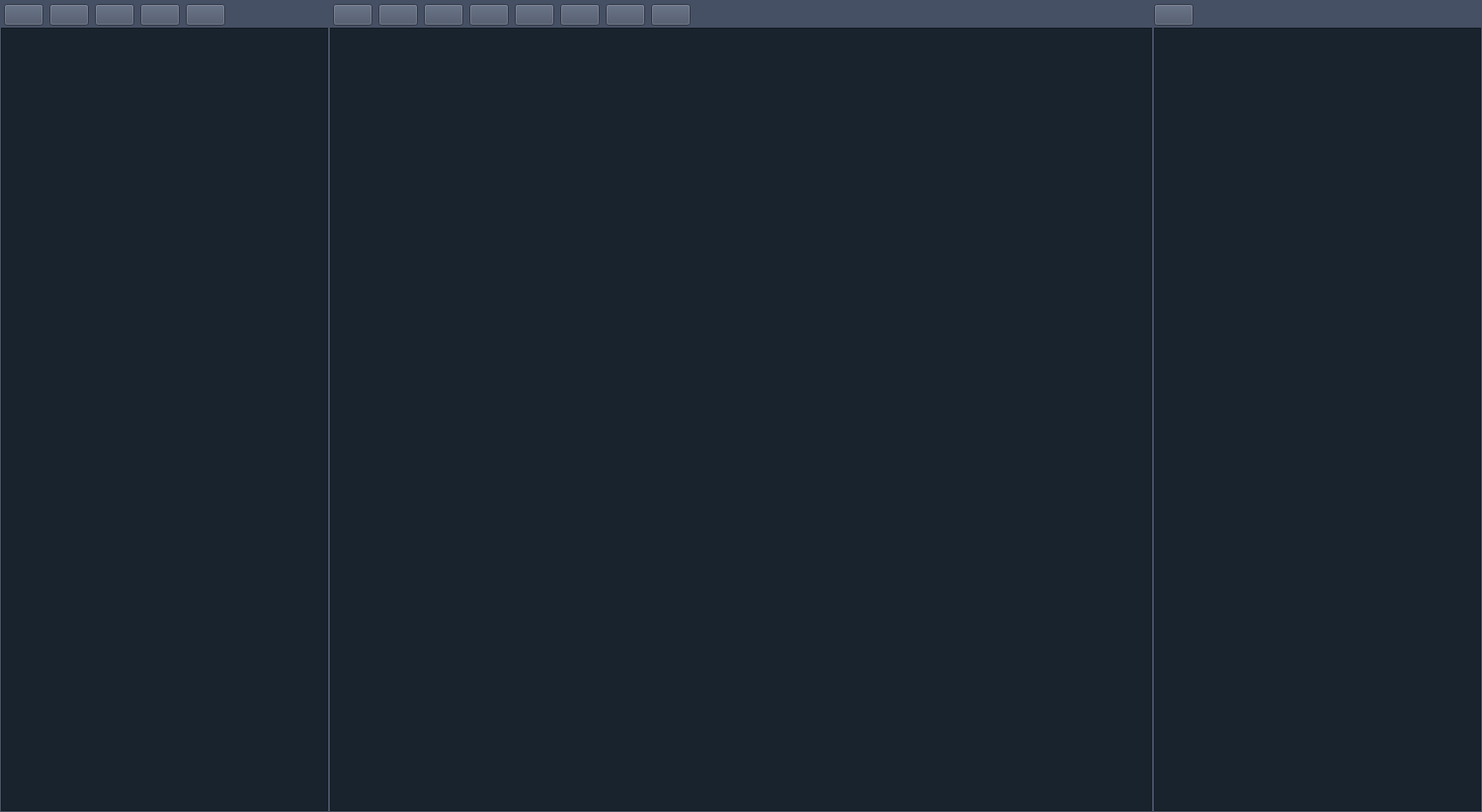
<?xml version="1.0" encoding="UTF-8"?>
<ui version="4.0">
 <class>CellRevisingWidget</class>
 <widget class="QWidget" name="CellRevisingWidget">
  <property name="geometry">
   <rect>
    <x>0</x>
    <y>0</y>
    <width>1500</width>
    <height>822</height>
   </rect>
  </property>
  <property name="windowTitle">
   <string>CellRevisingWidget</string>
  </property>
  <property name="styleSheet">
   <string notr="true">color: rgb(255, 255, 255);
background-color: rgb(25, 35, 45);
font: 9pt &quot;Microsoft YaHei&quot;;</string>
  </property>
  <layout class="QVBoxLayout" name="verticalLayout">
   <property name="spacing">
    <number>1</number>
   </property>
   <property name="leftMargin">
    <number>0</number>
   </property>
   <property name="topMargin">
    <number>0</number>
   </property>
   <property name="rightMargin">
    <number>0</number>
   </property>
   <property name="bottomMargin">
    <number>0</number>
   </property>
   <item>
    <layout class="QHBoxLayout" name="Revising_horizontalLayout">
     <property name="spacing">
      <number>0</number>
     </property>
     <property name="sizeConstraint">
      <enum>QLayout::SetDefaultConstraint</enum>
     </property>
     <property name="bottomMargin">
      <number>0</number>
     </property>
     <item>
      <widget class="QFrame" name="RevisingWidget">
       <property name="sizePolicy">
        <sizepolicy hsizetype="Preferred" vsizetype="Preferred">
         <horstretch>2</horstretch>
         <verstretch>0</verstretch>
        </sizepolicy>
       </property>
       <property name="minimumSize">
        <size>
         <width>0</width>
         <height>0</height>
        </size>
       </property>
       <property name="styleSheet">
        <string notr="true">QFrame#RevisingWidget {
	border: 1px solid rgb(70,80,100);
}</string>
       </property>
       <property name="frameShape">
        <enum>QFrame::StyledPanel</enum>
       </property>
       <property name="frameShadow">
        <enum>QFrame::Raised</enum>
       </property>
       <layout class="QVBoxLayout" name="verticalLayout_4">
        <property name="spacing">
         <number>6</number>
        </property>
        <property name="leftMargin">
         <number>0</number>
        </property>
        <property name="topMargin">
         <number>0</number>
        </property>
        <property name="rightMargin">
         <number>0</number>
        </property>
        <property name="bottomMargin">
         <number>0</number>
        </property>
        <item>
         <layout class="QVBoxLayout" name="verticalLayout_3">
          <property name="spacing">
           <number>0</number>
          </property>
          <property name="leftMargin">
           <number>0</number>
          </property>
          <item>
           <widget class="QWidget" name="widget" native="true">
            <property name="sizePolicy">
             <sizepolicy hsizetype="Expanding" vsizetype="Expanding">
              <horstretch>0</horstretch>
              <verstretch>0</verstretch>
             </sizepolicy>
            </property>
            <property name="styleSheet">
             <string notr="true">background-color: rgb(70, 80, 100);</string>
            </property>
            <layout class="QHBoxLayout" name="horizontalLayout_2">
             <property name="leftMargin">
              <number>3</number>
             </property>
             <property name="topMargin">
              <number>3</number>
             </property>
             <property name="rightMargin">
              <number>0</number>
             </property>
             <property name="bottomMargin">
              <number>2</number>
             </property>
             <item>
              <widget class="QPushButton" name="open_file_button">
               <property name="text">
                <string/>
               </property>
              </widget>
             </item>
             <item>
              <widget class="QPushButton" name="save_pos_button">
               <property name="text">
                <string/>
               </property>
              </widget>
             </item>
             <item>
              <widget class="QPushButton" name="set_function_button">
               <property name="text">
                <string/>
               </property>
              </widget>
             </item>
             <item>
              <widget class="QPushButton" name="filter_button">
               <property name="text">
                <string/>
               </property>
              </widget>
             </item>
             <item>
              <widget class="QPushButton" name="filter_finish_button">
               <property name="text">
                <string/>
               </property>
              </widget>
             </item>
             <item>
              <spacer name="horizontalSpacer_2">
               <property name="orientation">
                <enum>Qt::Horizontal</enum>
               </property>
               <property name="sizeHint" stdset="0">
                <size>
                 <width>40</width>
                 <height>20</height>
                </size>
               </property>
              </spacer>
             </item>
            </layout>
           </widget>
          </item>
          <item>
           <widget class="QFrame" name="RevisingWidget2">
            <property name="sizePolicy">
             <sizepolicy hsizetype="Expanding" vsizetype="Expanding">
              <horstretch>0</horstretch>
              <verstretch>1</verstretch>
             </sizepolicy>
            </property>
            <property name="minimumSize">
             <size>
              <width>0</width>
              <height>0</height>
             </size>
            </property>
            <property name="styleSheet">
             <string notr="true"/>
            </property>
            <property name="frameShape">
             <enum>QFrame::StyledPanel</enum>
            </property>
            <property name="frameShadow">
             <enum>QFrame::Raised</enum>
            </property>
            <layout class="QVBoxLayout" name="verticalLayout_16">
             <property name="leftMargin">
              <number>0</number>
             </property>
             <property name="topMargin">
              <number>0</number>
             </property>
             <property name="rightMargin">
              <number>0</number>
             </property>
             <property name="bottomMargin">
              <number>0</number>
             </property>
             <item>
              <layout class="QVBoxLayout" name="Revising_verticalLayout"/>
             </item>
            </layout>
           </widget>
          </item>
         </layout>
        </item>
       </layout>
      </widget>
     </item>
     <item>
      <widget class="QFrame" name="RevisingFrame">
       <property name="sizePolicy">
        <sizepolicy hsizetype="Preferred" vsizetype="Preferred">
         <horstretch>5</horstretch>
         <verstretch>0</verstretch>
        </sizepolicy>
       </property>
       <property name="styleSheet">
        <string notr="true">QFrame#RevisingFrame {
	border: 1px solid rgb(70,80,100);
}</string>
       </property>
       <property name="frameShape">
        <enum>QFrame::StyledPanel</enum>
       </property>
       <property name="frameShadow">
        <enum>QFrame::Raised</enum>
       </property>
       <layout class="QVBoxLayout" name="verticalLayout_5">
        <property name="leftMargin">
         <number>0</number>
        </property>
        <property name="topMargin">
         <number>0</number>
        </property>
        <property name="rightMargin">
         <number>0</number>
        </property>
        <property name="bottomMargin">
         <number>0</number>
        </property>
        <item>
         <layout class="QVBoxLayout" name="verticalLayout_2">
          <property name="spacing">
           <number>0</number>
          </property>
          <property name="leftMargin">
           <number>0</number>
          </property>
          <property name="bottomMargin">
           <number>0</number>
          </property>
          <item>
           <widget class="QWidget" name="widget_2" native="true">
            <property name="sizePolicy">
             <sizepolicy hsizetype="Expanding" vsizetype="Expanding">
              <horstretch>0</horstretch>
              <verstretch>0</verstretch>
             </sizepolicy>
            </property>
            <property name="styleSheet">
             <string notr="true">background-color: rgb(70, 80, 100);</string>
            </property>
            <layout class="QHBoxLayout" name="horizontalLayout_4">
             <property name="leftMargin">
              <number>3</number>
             </property>
             <property name="topMargin">
              <number>3</number>
             </property>
             <property name="rightMargin">
              <number>0</number>
             </property>
             <property name="bottomMargin">
              <number>2</number>
             </property>
             <item>
              <widget class="QPushButton" name="tool_xy_button">
               <property name="text">
                <string/>
               </property>
              </widget>
             </item>
             <item>
              <widget class="QPushButton" name="tool_xz_button">
               <property name="text">
                <string/>
               </property>
              </widget>
             </item>
             <item>
              <widget class="QPushButton" name="tool_yz_button">
               <property name="text">
                <string/>
               </property>
              </widget>
             </item>
             <item>
              <widget class="QPushButton" name="start_mark_button">
               <property name="text">
                <string/>
               </property>
              </widget>
             </item>
             <item>
              <widget class="QPushButton" name="clear_mark_button">
               <property name="text">
                <string/>
               </property>
              </widget>
             </item>
             <item>
              <widget class="QPushButton" name="withdraw_button">
               <property name="text">
                <string/>
               </property>
              </widget>
             </item>
             <item>
              <widget class="QPushButton" name="focal_button">
               <property name="text">
                <string/>
               </property>
              </widget>
             </item>
             <item>
              <widget class="QPushButton" name="projection_button">
               <property name="text">
                <string/>
               </property>
              </widget>
             </item>
             <item>
              <spacer name="horizontalSpacer">
               <property name="orientation">
                <enum>Qt::Horizontal</enum>
               </property>
               <property name="sizeHint" stdset="0">
                <size>
                 <width>40</width>
                 <height>20</height>
                </size>
               </property>
              </spacer>
             </item>
            </layout>
           </widget>
          </item>
          <item>
           <widget class="QFrame" name="RevisingFrame2">
            <property name="sizePolicy">
             <sizepolicy hsizetype="Expanding" vsizetype="Expanding">
              <horstretch>0</horstretch>
              <verstretch>1</verstretch>
             </sizepolicy>
            </property>
            <property name="minimumSize">
             <size>
              <width>0</width>
              <height>0</height>
             </size>
            </property>
            <property name="styleSheet">
             <string notr="true"/>
            </property>
            <property name="frameShape">
             <enum>QFrame::StyledPanel</enum>
            </property>
            <property name="frameShadow">
             <enum>QFrame::Raised</enum>
            </property>
            <layout class="QVBoxLayout" name="verticalLayout_30">
             <property name="leftMargin">
              <number>0</number>
             </property>
             <property name="topMargin">
              <number>0</number>
             </property>
             <property name="rightMargin">
              <number>0</number>
             </property>
             <property name="bottomMargin">
              <number>0</number>
             </property>
             <item>
              <layout class="QVBoxLayout" name="RevisingFrame_verticalLayout">
               <property name="spacing">
                <number>6</number>
               </property>
              </layout>
             </item>
            </layout>
           </widget>
          </item>
         </layout>
        </item>
       </layout>
      </widget>
     </item>
     <item>
      <widget class="QFrame" name="RevisingLayerFrame">
       <property name="sizePolicy">
        <sizepolicy hsizetype="Preferred" vsizetype="Preferred">
         <horstretch>2</horstretch>
         <verstretch>0</verstretch>
        </sizepolicy>
       </property>
       <property name="minimumSize">
        <size>
         <width>0</width>
         <height>0</height>
        </size>
       </property>
       <property name="styleSheet">
        <string notr="true">QFrame#RevisingLayerFrame {
	border: 1px solid rgb(70,80,100);
}</string>
       </property>
       <property name="frameShape">
        <enum>QFrame::StyledPanel</enum>
       </property>
       <property name="frameShadow">
        <enum>QFrame::Raised</enum>
       </property>
       <layout class="QVBoxLayout" name="verticalLayout_10">
        <property name="spacing">
         <number>6</number>
        </property>
        <property name="leftMargin">
         <number>0</number>
        </property>
        <property name="topMargin">
         <number>0</number>
        </property>
        <property name="rightMargin">
         <number>0</number>
        </property>
        <property name="bottomMargin">
         <number>0</number>
        </property>
        <item>
         <layout class="QVBoxLayout" name="verticalLayout_8">
          <property name="spacing">
           <number>0</number>
          </property>
          <property name="leftMargin">
           <number>0</number>
          </property>
          <property name="rightMargin">
           <number>0</number>
          </property>
          <item>
           <widget class="QWidget" name="widget_3" native="true">
            <property name="styleSheet">
             <string notr="true">background-color: rgb(70, 80, 100);</string>
            </property>
            <layout class="QHBoxLayout" name="horizontalLayout">
             <property name="leftMargin">
              <number>0</number>
             </property>
             <property name="topMargin">
              <number>3</number>
             </property>
             <property name="rightMargin">
              <number>3</number>
             </property>
             <property name="bottomMargin">
              <number>2</number>
             </property>
             <item>
              <widget class="QPushButton" name="clear_button">
               <property name="text">
                <string/>
               </property>
              </widget>
             </item>
             <item>
              <spacer name="horizontalSpacer_3">
               <property name="orientation">
                <enum>Qt::Horizontal</enum>
               </property>
               <property name="sizeHint" stdset="0">
                <size>
                 <width>40</width>
                 <height>20</height>
                </size>
               </property>
              </spacer>
             </item>
            </layout>
           </widget>
          </item>
          <item>
           <widget class="QFrame" name="RevisingLayerWidget">
            <property name="sizePolicy">
             <sizepolicy hsizetype="Expanding" vsizetype="Expanding">
              <horstretch>0</horstretch>
              <verstretch>0</verstretch>
             </sizepolicy>
            </property>
            <property name="minimumSize">
             <size>
              <width>0</width>
              <height>0</height>
             </size>
            </property>
            <property name="frameShape">
             <enum>QFrame::StyledPanel</enum>
            </property>
            <property name="frameShadow">
             <enum>QFrame::Raised</enum>
            </property>
            <layout class="QVBoxLayout" name="verticalLayout_11">
             <property name="leftMargin">
              <number>0</number>
             </property>
             <property name="topMargin">
              <number>0</number>
             </property>
             <property name="rightMargin">
              <number>0</number>
             </property>
             <property name="bottomMargin">
              <number>0</number>
             </property>
             <item>
              <layout class="QVBoxLayout" name="RevisingLayer_verticalLayout"/>
             </item>
            </layout>
           </widget>
          </item>
         </layout>
        </item>
       </layout>
      </widget>
     </item>
    </layout>
   </item>
  </layout>
 </widget>
 <resources/>
 <connections/>
</ui>
